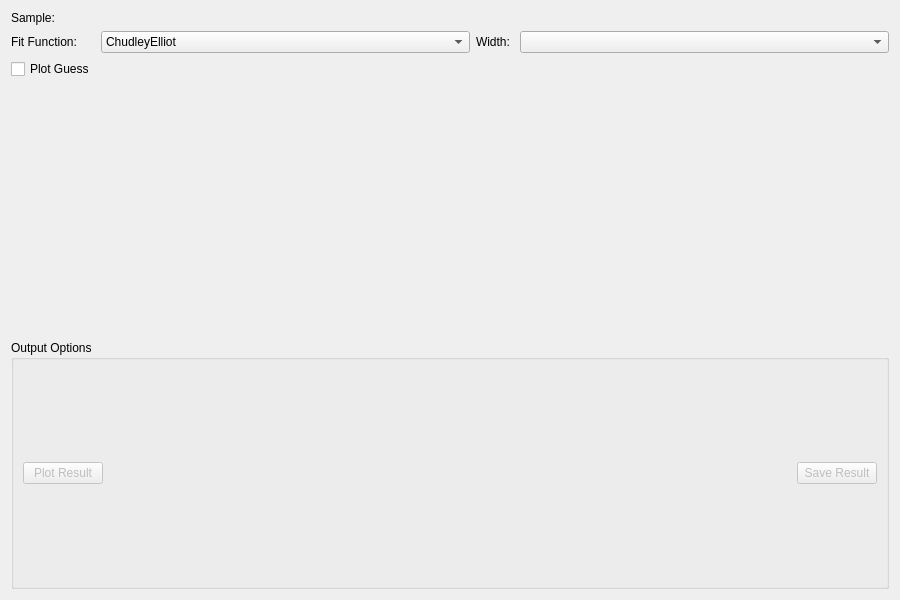
<?xml version="1.0" encoding="UTF-8"?>
<ui version="4.0">
 <class>JumpFit</class>
 <widget class="QWidget" name="JumpFit">
  <property name="geometry">
   <rect>
    <x>0</x>
    <y>0</y>
    <width>900</width>
    <height>600</height>
   </rect>
  </property>
  <property name="windowTitle">
   <string>Form</string>
  </property>
  <layout class="QVBoxLayout" name="verticalLayout">
   <item>
    <layout class="QGridLayout" name="gridLayout">
     <item row="0" column="0">
      <widget class="QLabel" name="lblSample">
       <property name="text">
        <string>Sample: </string>
       </property>
      </widget>
     </item>
     <item row="0" column="1" colspan="3">
      <widget class="MantidQt::MantidWidgets::DataSelector" name="dsSample" native="true">
       <property name="sizePolicy">
        <sizepolicy hsizetype="Minimum" vsizetype="Fixed">
         <horstretch>0</horstretch>
         <verstretch>0</verstretch>
        </sizepolicy>
       </property>
       <property name="showLoad" stdset="0">
        <bool>false</bool>
       </property>
       <property name="workspaceSuffixes" stdset="0">
        <stringlist>
         <string>_Result</string>
        </stringlist>
       </property>
       <property name="fileBrowserSuffixes" stdset="0">
        <stringlist>
         <string>_Result.nxs</string>
        </stringlist>
       </property>
      </widget>
     </item>
     <item row="1" column="3">
      <widget class="QComboBox" name="cbWidth"/>
     </item>
     <item row="1" column="1">
      <widget class="QComboBox" name="cbFunction">
       <item>
        <property name="text">
         <string>ChudleyElliot</string>
        </property>
       </item>
       <item>
        <property name="text">
         <string>HallRoss</string>
        </property>
       </item>
       <item>
        <property name="text">
         <string>FickDiffusion</string>
        </property>
       </item>
       <item>
        <property name="text">
         <string>TeixeiraWater</string>
        </property>
       </item>
      </widget>
     </item>
     <item row="1" column="2">
      <widget class="QLabel" name="lblWidth">
       <property name="sizePolicy">
        <sizepolicy hsizetype="Fixed" vsizetype="Preferred">
         <horstretch>0</horstretch>
         <verstretch>0</verstretch>
        </sizepolicy>
       </property>
       <property name="text">
        <string>Width: </string>
       </property>
      </widget>
     </item>
     <item row="1" column="0">
      <widget class="QLabel" name="lblFunc">
       <property name="sizePolicy">
        <sizepolicy hsizetype="Fixed" vsizetype="Preferred">
         <horstretch>0</horstretch>
         <verstretch>0</verstretch>
        </sizepolicy>
       </property>
       <property name="text">
        <string>Fit Function: </string>
       </property>
      </widget>
     </item>
     <item row="2" column="0">
      <widget class="QCheckBox" name="ckPlotGuess">
       <property name="text">
        <string>Plot Guess</string>
       </property>
      </widget>
     </item>
    </layout>
   </item>
   <item>
    <layout class="QGridLayout" name="gridLayout_2"/>
   </item>
   <item>
    <layout class="QHBoxLayout" name="horizontalLayout_3">
     <item>
      <layout class="QVBoxLayout" name="treeSpace"/>
     </item>
     <item>
      <widget class="MantidQt::MantidWidgets::PreviewPlot" name="ppPlot" native="true">
       <property name="canvasColour" stdset="0">
        <color>
         <red>255</red>
         <green>255</green>
         <blue>255</blue>
        </color>
       </property>
       <property name="showLegend" stdset="0">
        <bool>true</bool>
       </property>
       <property name="curveErrorBars" stdset="0">
        <stringlist>
         <string>Sample</string>
        </stringlist>
       </property>
      </widget>
     </item>
    </layout>
   </item>
   <item>
    <layout class="QHBoxLayout" name="horizontalLayout_44">
     <item>
      <widget class="QGroupBox" name="gbOutput">
       <property name="title">
        <string>Output Options</string>
       </property>
       <layout class="QHBoxLayout" name="horizontalLayout">
        <item>
         <widget class="QPushButton" name="pbPlot">
          <property name="enabled">
           <bool>false</bool>
          </property>
          <property name="text">
           <string>Plot Result</string>
          </property>
         </widget>
        </item>
        <item>
         <spacer name="horizontalSpacer_18">
          <property name="orientation">
           <enum>Qt::Horizontal</enum>
          </property>
          <property name="sizeHint" stdset="0">
           <size>
            <width>40</width>
            <height>20</height>
           </size>
          </property>
         </spacer>
        </item>
        <item>
         <widget class="QPushButton" name="pbSave">
          <property name="enabled">
           <bool>false</bool>
          </property>
          <property name="text">
           <string>Save Result</string>
          </property>
         </widget>
        </item>
       </layout>
      </widget>
     </item>
    </layout>
   </item>
  </layout>
 </widget>
 <customwidgets>
  <customwidget>
   <class>MantidQt::MantidWidgets::DataSelector</class>
   <extends>QWidget</extends>
   <header>MantidQtMantidWidgets/DataSelector.h</header>
  </customwidget>
  <customwidget>
   <class>MantidQt::MantidWidgets::PreviewPlot</class>
   <extends>QWidget</extends>
   <header>MantidQtMantidWidgets/PreviewPlot.h</header>
   <container>1</container>
  </customwidget>
 </customwidgets>
 <resources/>
 <connections/>
</ui>
